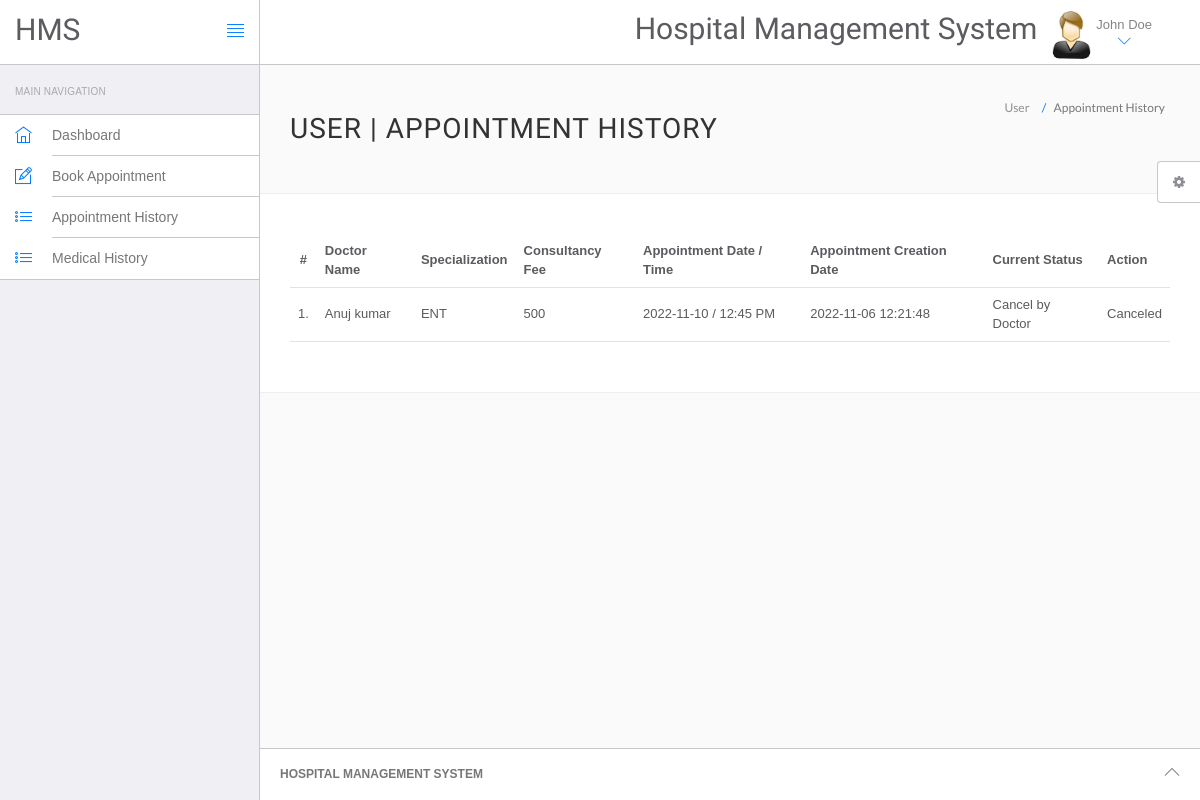
The page /hospital/hms/appointment-history.php (signed in) on the database as committed earlier.
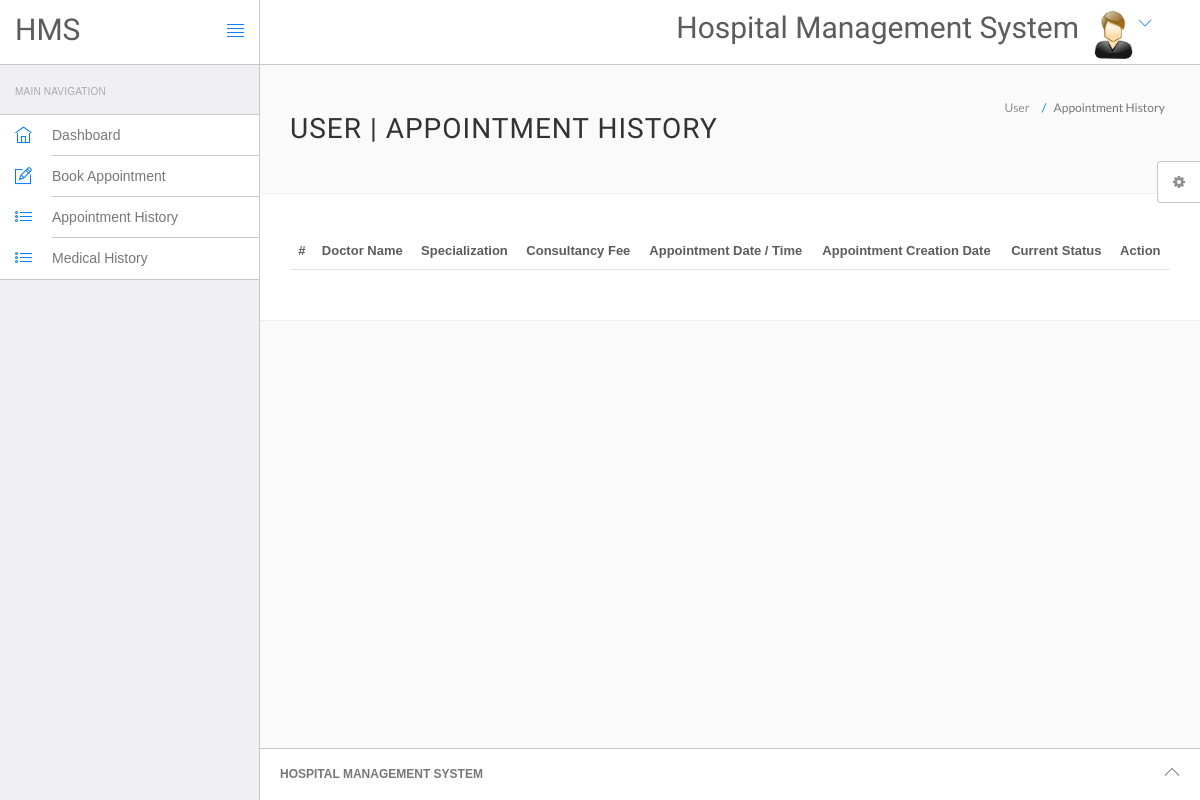
The same page on the database as committed later.
### tables this page shows
CREATE TABLE `users` (
  `id` int(11) NOT NULL,
  `fullName` varchar(255) DEFAULT NULL,
  `address` longtext DEFAULT NULL,
  `city` varchar(255) DEFAULT NULL,
  `gender` varchar(255) DEFAULT NULL,
  `email` varchar(255) DEFAULT NULL,
  `password` varchar(255) DEFAULT NULL,
  `regDate` timestamp NULL DEFAULT current_timestamp(),
  `updationDate` timestamp NULL DEFAULT NULL ON UPDATE current_timestamp()
);

CREATE TABLE `appointment` (
  `id` int(11) NOT NULL,
  `doctorSpecialization` varchar(255) DEFAULT NULL,
  `doctorId` int(11) DEFAULT NULL,
  `userId` int(11) DEFAULT NULL,
  `consultancyFees` int(11) DEFAULT NULL,
  `appointmentDate` varchar(255) DEFAULT NULL,
  `appointmentTime` varchar(255) DEFAULT NULL,
  `postingDate` timestamp NULL DEFAULT current_timestamp(),
  `userStatus` int(11) DEFAULT NULL,
  `doctorStatus` int(11) DEFAULT NULL,
  `updationDate` timestamp NULL DEFAULT NULL ON UPDATE current_timestamp()
);

CREATE TABLE `doctors` (
  `id` int(11) NOT NULL,
  `specilization` varchar(255) DEFAULT NULL,
  `doctorName` varchar(255) DEFAULT NULL,
  `address` longtext DEFAULT NULL,
  `docFees` varchar(255) DEFAULT NULL,
  `contactno` bigint(11) DEFAULT NULL,
  `docEmail` varchar(255) DEFAULT NULL,
  `password` varchar(255) DEFAULT NULL,
  `creationDate` timestamp NULL DEFAULT current_timestamp(),
  `updationDate` timestamp NULL DEFAULT NULL ON UPDATE current_timestamp()
);

### hospital/hms/appointment-history.php (the view, shortened to what this page needs)
<?php
include('include/config.php');
if(strlen($_SESSION['id']==0)) {
 header('location:logout.php');
  } else{
?>
<!DOCTYPE html>
<html lang="en">
	<head>
		<link rel="stylesheet" href="vendor/bootstrap/css/bootstrap.min.css">
		<link rel="stylesheet" href="vendor/fontawesome/css/font-awesome.min.css">
		<link rel="stylesheet" href="vendor/themify-icons/themify-icons.min.css">
		<link href="vendor/animate.css/animate.min.css" rel="stylesheet" media="screen">
		<link href="vendor/perfect-scrollbar/perfect-scrollbar.min.css" rel="stylesheet" media="screen">
		<link href="vendor/switchery/switchery.min.css" rel="stylesheet" media="screen">
		<link href="vendor/bootstrap-touchspin/jquery.bootstrap-touchspin.min.css" rel="stylesheet" media="screen">
		<link href="vendor/select2/select2.min.css" rel="stylesheet" media="screen">
		<link href="vendor/bootstrap-datepicker/bootstrap-datepicker3.standalone.min.css" rel="stylesheet" media="screen">
		<link href="vendor/bootstrap-timepicker/bootstrap-timepicker.min.css" rel="stylesheet" media="screen">
		<link rel="stylesheet" href="assets/css/styles.css">
		<link rel="stylesheet" href="assets/css/plugins.css">
		<link rel="stylesheet" href="assets/css/themes/theme-1.css" id="skin_color" />
	</head>
	<body>
		<div id="app">
<?php include('include/sidebar.php');?>
			<div class="app-content">
					<?php include('include/header.php');?>
				<div class="main-content" >
					<div class="wrap-content container" id="container">
						<section id="page-title">
							<div class="row">
								<div class="col-sm-8">
									<h1 class="mainTitle">User  | Appointment History</h1>
																	</div>
								<ol class="breadcrumb">
									<li>
										<span>User </span>
									</li>
									<li class="active">
										<span>Appointment History</span>
									</li>
								</ol>
							</div>
						</section>
						<div class="container-fluid container-fullw bg-white">
									<div class="row">
								<div class="col-md-12">
									<table class="table table-hover" id="sample-table-1">
										<thead>
											<tr>
												<th class="center">#</th>
												<th class="hidden-xs">Doctor Name</th>
												<th>Specialization</th>
												<th>Consultancy Fee</th>
												<th>Appointment Date / Time </th>
												<th>Appointment Creation Date  </th>
												<th>Current Status</th>
												<th>Action</th>
											</tr>
										</thead>
										<tbody>
<?php
$sql=mysqli_query($con,"select doctors.doctorName as docname,appointment.*  from appointment join doctors on doctors.id=appointment.doctorId where appointment.userId='".$_SESSION['id']."'");
$cnt=1;
while($row=mysqli_fetch_array($sql))
{
?>
											<tr>
												<td class="center"><?php echo $cnt;?>.</td>
												<td class="hidden-xs"><?php echo $row['docname'];?></td>
												<td><?php echo $row['doctorSpecialization'];?></td>
												<td><?php echo $row['consultancyFees'];?></td>
												<td><?php echo $row['appointmentDate'];?> / <?php echo
												 $row['appointmentTime'];?>
												</td>
												<td><?php echo $row['postingDate'];?></td>
												<td>
<?php if(($row['userStatus']==1) && ($row['doctorStatus']==1))
if(($row['userStatus']==1) && ($row['doctorStatus']==0))
{
	echo "Cancel by Doctor";
}
												?></td>
												<td >
												<div class="visible-md visible-lg hidden-sm hidden-xs">
							<?php if(($row['userStatus']==1) && ($row['doctorStatus']==1))
{ ?>
	<a href="appointment-history.php?id=<?php echo $row['id']?>&cancel=update" onClick="return confirm('Are you sure you want to cancel this appointment ?')"class="btn btn-transparent btn-xs tooltips" title="Cancel Appointment" tooltip-placement="top" tooltip="Remove">Cancel</a>
	<?php } else {
		echo "Canceled";
		} ?>
												</div>
												</td>
											</tr>
											<?php
$cnt=$cnt+1;
											 }?>
										</tbody>
									</table>
								</div>
							</div>
								</div>
					</div>
				</div>
			</div>
	<?php include('include/footer.php');?>
	<?php include('include/setting.php');?>
		</div>
	</body>
</html>
<?php } ?>

### hospital/hms/include/header.php (shortened to what this page needs)
<header class="navbar navbar-default navbar-static-top">
					<div class="navbar-header">
						<a class="navbar-brand" href="#">
							<h2 style="padding-top:20% ">HMS</h2>
						</a>
						<a href="#" class="sidebar-toggler pull-right visible-md visible-lg" data-toggle-class="app-sidebar-closed" data-toggle-target="#app">
							<i class="ti-align-justify"></i>
						</a>
					</div>
					<div class="navbar-collapse collapse">
						<ul class="nav navbar-right">
								<li  style="padding-top:2% ">
								<h2>Hospital Management System</h2>
							</li>
							<li class="dropdown current-user">
								<a href class="dropdown-toggle" data-toggle="dropdown">
									<img src="assets/images/images.jpg"> <span class="username">
									<?php $query=mysqli_query($con,"select fullName from users where id='".$_SESSION['id']."'");
while($row=mysqli_fetch_array($query))
{
	echo $row['fullName'];
}
									?> <i class="ti-angle-down"></i></i></span>
								</a>
							</li>
						</ul>
					</div>
				</header>

Rows that differ between the two databases and show on the page:
removed users: fullName "John Doe"
removed appointment: doctorId.doctorName "Anuj kumar", doctorSpecialization "ENT", consultancyFees "500", appointmentDate "2022-11-10", appointmentTime "12:45 PM", postingDate "2022-11-06 12:21:48", userStatus "Cancel by Doctor"
